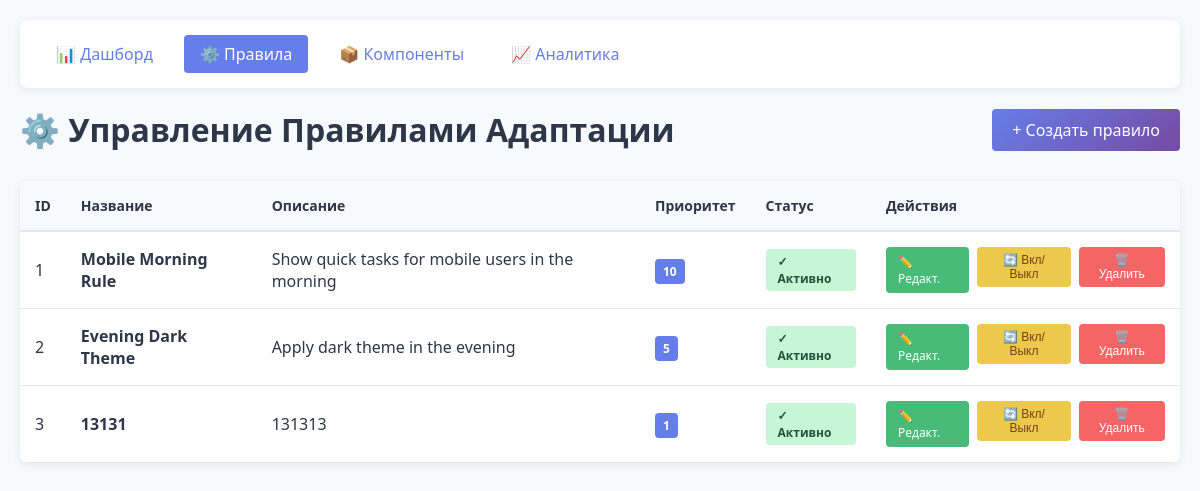
The page /rules (signed in) on the database as committed earlier.
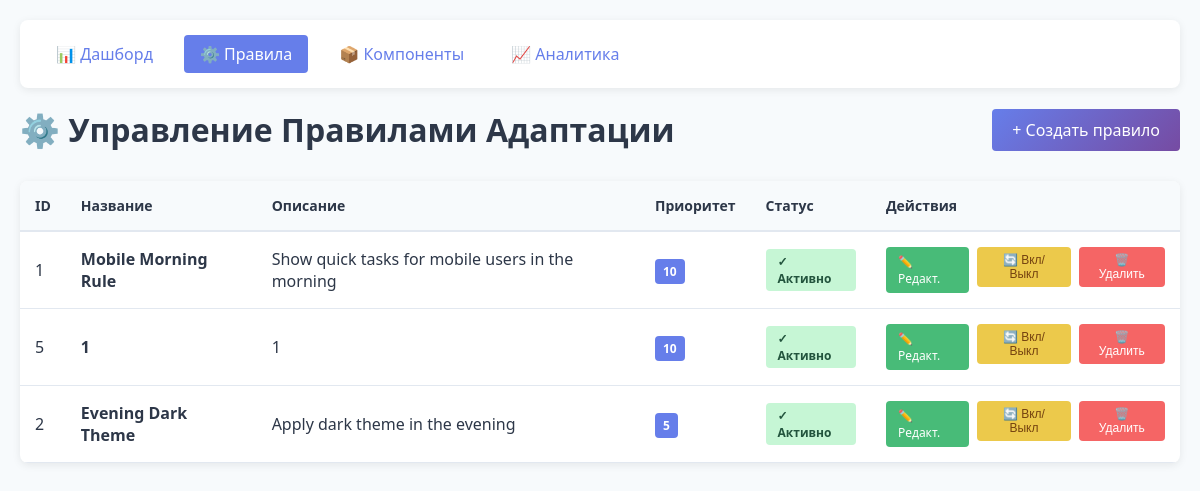
The same page on the database as committed later.
### tables this page shows
CREATE TABLE adaptation_rules (
                id INTEGER PRIMARY KEY AUTOINCREMENT,
                name TEXT NOT NULL,
                description TEXT,
                conditions JSON NOT NULL,
                actions JSON NOT NULL,
                priority INTEGER NOT NULL,
                enabled BOOLEAN DEFAULT 1,
                created_at TIMESTAMP DEFAULT CURRENT_TIMESTAMP,
                updated_at TIMESTAMP DEFAULT CURRENT_TIMESTAMP
            );

### app.py (the view)
@app.route('/rules')
@login_required
def rules():
    rules_list = get_all_rules()
    for rule in rules_list:
        if isinstance(rule.get('conditions'), str):
            rule['conditions'] = json.loads(rule['conditions'])
        if isinstance(rule.get('actions'), str):
            rule['actions'] = json.loads(rule['actions'])
    return render_template('rules.html', rules=rules_list)

### app.py (called while the page is built)
def get_db_connection():
    conn = sqlite3.connect(DB_PATH)
    conn.row_factory = sqlite3.Row
    return conn

def get_all_rules():
    conn = get_db_connection()
    cursor = conn.cursor()
    cursor.execute('SELECT * FROM adaptation_rules ORDER BY priority DESC')
    rules = cursor.fetchall()
    conn.close()
    return [dict(rule) for rule in rules]

def login_required(f):
    @wraps(f)
    def decorated_function(*args, **kwargs):
        if 'user_id' not in session:
            return redirect(url_for('login'))
        return f(*args, **kwargs)
    return decorated_function

### templates/rules.html (shortened to what this page needs)
{% extends "base.html" %}
{% block content %}
<div class="navbar">
  <a href="/dashboard">📊 Дашборд</a>
  <a href="/rules" class="active">⚙️ Правила</a>
  <a href="/components">📦 Компоненты</a>
  <a href="/analytics">📈 Аналитика</a>
</div>
<div style="display: flex; justify-content: space-between; align-items: center; margin-bottom: 30px; gap: 20px;">
  <h1 style="margin: 0; color: #2d3748;">⚙️ Управление Правилами Адаптации</h1>
  <div style="display: flex; gap: 10px;">
    <a href="/rules/create" style="background: linear-gradient(135deg, #667eea 0%, #764ba2 100%); color: white; padding: 10px 20px; border: none; border-radius: 4px; text-decoration: none; cursor: pointer; font-weight: 500; transition: all 0.3s; display: inline-block;">+ Создать правило</a>
  </div>
</div>
{% if rules %}
  <table style="width: 100%; background: white; border-radius: 8px; box-shadow: 0 2px 8px rgba(0, 0, 0, 0.08); overflow: hidden; border-collapse: collapse;">
    <thead style="background: #f7fafc; border-bottom: 2px solid #e2e8f0;">
      <tr>
        <th style="padding: 15px; text-align: left; font-weight: 600; color: #2d3748; font-size: 14px;">ID</th>
        <th style="padding: 15px; text-align: left; font-weight: 600; color: #2d3748; font-size: 14px;">Название</th>
        <th style="padding: 15px; text-align: left; font-weight: 600; color: #2d3748; font-size: 14px;">Описание</th>
        <th style="padding: 15px; text-align: left; font-weight: 600; color: #2d3748; font-size: 14px;">Приоритет</th>
        <th style="padding: 15px; text-align: left; font-weight: 600; color: #2d3748; font-size: 14px;">Статус</th>
        <th style="padding: 15px; text-align: left; font-weight: 600; color: #2d3748; font-size: 14px;">Действия</th>
      </tr>
    </thead>
    <tbody>
      {% for rule in rules %}
      <tr style="border-bottom: 1px solid #e2e8f0;">
        <td style="padding: 15px;">{{ rule.id }}</td>
        <td style="padding: 15px; font-weight: 600; color: #2d3748;">{{ rule.name }}</td>
        <td style="padding: 15px;">{{ rule.description or '—' }}</td>
        <td style="padding: 15px;"><span style="background: #667eea; color: white; padding: 4px 8px; border-radius: 4px; font-weight: 600; font-size: 12px;">{{ rule.priority }}</span></td>
        <td style="padding: 15px;">
          {% if rule.enabled %}
            <span style="display: inline-block; padding: 4px 12px; background: #c6f6d5; color: #22543d; border-radius: 4px; font-size: 12px; font-weight: 600;">✓ Активно</span>
          {% else %}
            <span style="display: inline-block; padding: 4px 12px; background: #fed7d7; color: #742a2a; border-radius: 4px; font-size: 12px; font-weight: 600;">✗ Отключено</span>
          {% endif %}
        </td>
        <td style="padding: 15px;">
          <div style="display: flex; gap: 8px;">
            <a href="/rules/{{ rule.id }}/edit" style="padding: 6px 12px; background: #48bb78; color: white; border: none; border-radius: 4px; font-size: 12px; cursor: pointer; text-decoration: none; display: inline-block; font-weight: 500;">✏️ Редакт.</a>
            <form method="POST" action="/rules/{{ rule.id }}/toggle" style="margin: 0; display: inline;">
              <button type="submit" style="padding: 6px 12px; background: #ecc94b; color: #744210; border: none; border-radius: 4px; font-size: 12px; cursor: pointer; font-weight: 500;">🔄 Вкл/Выкл</button>
            </form>
            <form method="POST" action="/rules/{{ rule.id }}/delete" style="margin: 0; display: inline;" onsubmit="return confirm('Вы уверены что хотите удалить это правило?');">
              <button type="submit" style="padding: 6px 12px; background: #f56565; color: white; border: none; border-radius: 4px; font-size: 12px; cursor: pointer; font-weight: 500;">🗑️ Удалить</button>
            </form>
          </div>
        </td>
      </tr>
      {% endfor %}
    </tbody>
  </table>
{% endif %}
{% endblock %}

### templates/base.html (shortened to what this page needs)
<!DOCTYPE html>
<html lang="ru">
<head>
</head>
<body>
    <div class="container">
        {% block content %}{% endblock %}
    </div>
</body>
</html>

### templates/base.html (style rules this page uses)
* { margin: 0; padding: 0; box-sizing: border-box; }
body { font-family: 'Segoe UI', Tahoma, Geneva, Verdana, sans-serif; background: #f7fafc; color: #2d3748; }
.navbar { background: white; padding: 15px 20px; border-radius: 8px; margin-bottom: 20px; display: flex; gap: 15px; box-shadow: 0 2px 8px rgba(0, 0, 0, 0.08); }
.navbar a { color: #667eea; text-decoration: none; padding: 8px 16px; border-radius: 4px; transition: all 0.3s; }
.navbar a.active { background: #667eea; color: white; }
.container { max-width: 1200px; margin: 0 auto; padding: 20px; }

Rows that differ between the two databases and show on the page:
removed adaptation_rules: id "3", name "13131", description "131313", priority "1", enabled "✓ Активно"
added adaptation_rules: id "5", name "1", description "1", priority "10", enabled "✓ Активно"
